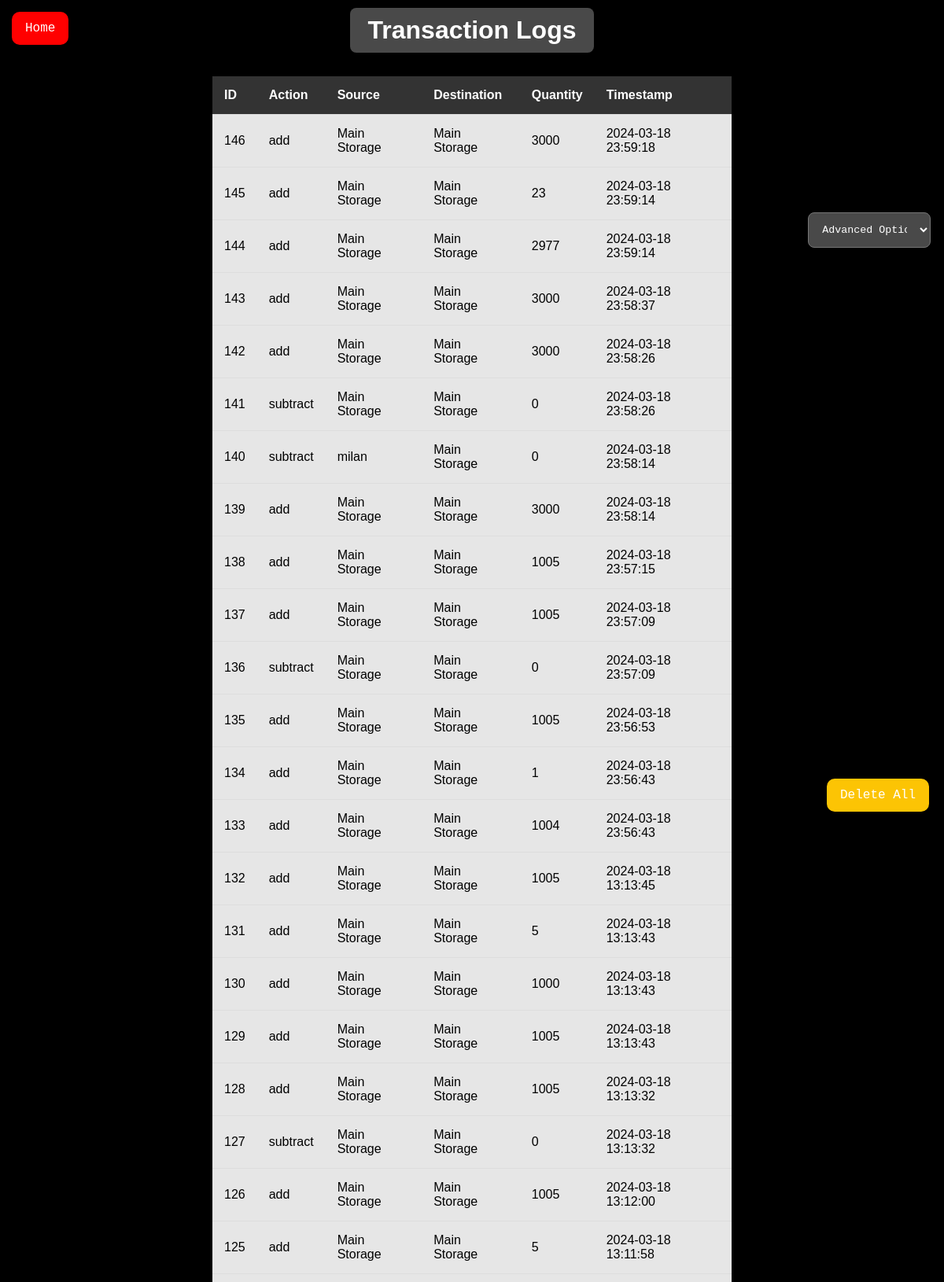
Screenshot of /transaction_logs (upper part) with the database file from the repository.
### app/models.py (models this page shows, shortened)
class TransactionLog(db.Model):
    __tablename__ = 'transaction_log'
    id = db.Column(db.Integer, primary_key=True)
    action_type = db.Column(db.String(50))  # 'add' or 'subtract'
    source_type = db.Column(db.String(50))  # 'partner' or 'small_storage'
    source_id = db.Column(db.Integer, nullable=True)  # ID of the source, if applicable
    destination_type = db.Column(db.String(50))  # 'main_storage'
    destination_id = db.Column(db.Integer, nullable=True)  # ID of the destination, if applicable
    quantity = db.Column(db.Integer)
    timestamp = db.Column(db.DateTime, default=datetime.utcnow)  # Use datetime.utcnow without ()
    transaction_logs = []

### app/routes.py (the view)
    @app.route('/transaction_logs')
    def transaction_logs():
     logs = TransactionLog.query.order_by(TransactionLog.timestamp.desc()).all()
     partners = {partner.id: partner.name for partner in Partner.query.all()}
     small_storages = {storage.id: storage.name for storage in SmallStorage.query.all()}
     local_tz = pytz.timezone('Europe/Berlin')
     for log in logs:
        if log.source_type == 'partner' and log.source_id in partners:
            log.source_name = partners[log.source_id]
        elif log.source_type == 'small_storage' and log.source_id in small_storages:
            log.source_name = small_storages[log.source_id]
        else:
            log.source_name = 'Main Storage'
        if log.destination_type == 'partner' and log.destination_id in partners:
            log.destination_name = partners[log.destination_id]
        elif log.destination_type == 'small_storage' and log.destination_id in small_storages:
            log.destination_name = small_storages[log.destination_id]
        else:
            log.destination_name = 'Main Storage'
        log.local_timestamp = log.timestamp.replace(tzinfo=pytz.utc).astimezone(local_tz)
     return render_template('transaction_logs.html', logs=logs)

### app/templates/transaction_logs.html (shortened to what this page needs)
<!DOCTYPE html>
<html lang="en">
<head>
</head>
<h1 class="card">Transaction Logs</h1>
<a href="{{ url_for('home') }}"><button class=" button-2 left-button-container">Home</button></a>
<div>
    <select class="select-1" onchange="navigateToPage(this.value)">
        <option value="" disabled selected>Advanced Options</option>
    </select>
</div>
<body>
    <div class="right-button-container">
        <button class="button-1" onclick="deleteAllTransactions()">Delete All</button>
    </div>
    <table>
        <thead>
            <tr>
                <th>ID</th>
                <th>Action</th>
                <th>Source</th>
                <th>Destination</th>
                <th>Quantity</th>
                <th>Timestamp</th>
            </tr>
        </thead>
        <tbody>
            <tr>
                {% for log in logs %}
                <td>{{ log.id }}</td>
                <td>{{ log.action_type }}</td>
                <td>{{ log.source_name }}</td>
                <td>{{ log.destination_name }}</td>
                <td>{{ log.quantity }}</td>
                <td>{{ log.local_timestamp.strftime('%Y-%m-%d %H:%M:%S') }}</td>
            </tr>
            {% endfor %}
        </tbody>
    </table>
</body>
</body>
</html>

### app/templates/transaction_logs.html (style rules this page uses)
body { margin: 0; padding: 0; background: fixed; background-color: #000000; height: 100vh; display: flex; flex-direction: column; align-items: center; color: #ffffff; font-family: Arial, monospace; }
.button-1 { padding: 10px 15px; background-color: #fcc404; color: #ffffff; border: 2px solid #fcc404; border-radius: 10px; cursor: pointer; transition: all 0.3s ease; font-size: 16px; font-family: monospace; }
.button-2 { margin: 5px; padding: 10px 15px; background-color: #ff0000; color: #ffffff; border: 2px solid #ff0000; border-radius: 10px; cursor: pointer; transition: all 0.3s ease; font-size: 16px; font-family: monospace; }
.left-button-container { position: fixed; top: 10px; left: 10px; display: flex; flex-direction: row; align-items: flex-start; }
.right-button-container { position: fixed; top: 11%; right: 19px; display: flex; flex-direction: row; align-items: flex-end; }
.card { background-color: #494949; margin: 10px; padding: 10px; text-align: center; width: 290px; border-radius: 8px; box-shadow: 0 4px 8px rgba(0, 0, 0, 0.1); }
table { width: 55%; border-collapse: collapse; margin-top: 20px; background-color: rgba(255, 255, 255, 0.9); box-shadow: 0 4px 8px rgba(0, 0, 0, 0.1); border-radius: 0px; color: #000000; }
th, td { padding: 15px; text-align: left; border-bottom: 1px solid #ddd; }
th { background-color: #333333; color: #ffffff; }
.select-1 { background-color: #494949; color: #ffffff; position: fixed; top: 3%; right: 1.4%; font-family: monospace; width: 13%; padding: 13px; border-radius: 8px; }

### rows the page displays
TransactionLog: id "146", action_type "add", source_name "Main Storage", destination_name "Main Storage", quantity "3000", local_timestamp "2024-03-18 23:59:18"
TransactionLog: id "145", action_type "add", source_name "Main Storage", destination_name "Main Storage", quantity "23", local_timestamp "2024-03-18 23:59:14"
TransactionLog: id "144", action_type "add", source_name "Main Storage", destination_name "Main Storage", quantity "2977", local_timestamp "2024-03-18 23:59:14"
TransactionLog: id "143", action_type "add", source_name "Main Storage", destination_name "Main Storage", quantity "3000", local_timestamp "2024-03-18 23:58:37"
TransactionLog: id "142", action_type "add", source_name "Main Storage", destination_name "Main Storage", quantity "3000", local_timestamp "2024-03-18 23:58:26"
TransactionLog: id "141", action_type "subtract", source_name "Main Storage", destination_name "Main Storage", quantity "0", local_timestamp "2024-03-18 23:58:26"
TransactionLog: id "140", action_type "subtract", source_name "milan", destination_name "Main Storage", quantity "0", local_timestamp "2024-03-18 23:58:14"
TransactionLog: id "139", action_type "add", source_name "Main Storage", destination_name "Main Storage", quantity "3000", local_timestamp "2024-03-18 23:58:14"
TransactionLog: id "138", action_type "add", source_name "Main Storage", destination_name "Main Storage", quantity "1005", local_timestamp "2024-03-18 23:57:15"
TransactionLog: id "137", action_type "add", source_name "Main Storage", destination_name "Main Storage", quantity "1005", local_timestamp "2024-03-18 23:57:09"
TransactionLog: id "136", action_type "subtract", source_name "Main Storage", destination_name "Main Storage", quantity "0", local_timestamp "2024-03-18 23:57:09"
TransactionLog: id "135", action_type "add", source_name "Main Storage", destination_name "Main Storage", quantity "1005", local_timestamp "2024-03-18 23:56:53"
TransactionLog: id "134", action_type "add", source_name "Main Storage", destination_name "Main Storage", quantity "1", local_timestamp "2024-03-18 23:56:43"
TransactionLog: id "133", action_type "add", source_name "Main Storage", destination_name "Main Storage", quantity "1004", local_timestamp "2024-03-18 23:56:43"
TransactionLog: id "132", action_type "add", source_name "Main Storage", destination_name "Main Storage", quantity "1005", local_timestamp "2024-03-18 13:13:45"
TransactionLog: id "131", action_type "add", source_name "Main Storage", destination_name "Main Storage", quantity "5", local_timestamp "2024-03-18 13:13:43"
TransactionLog: id "130", action_type "add", source_name "Main Storage", destination_name "Main Storage", quantity "1000", local_timestamp "2024-03-18 13:13:43"
TransactionLog: id "129", action_type "add", source_name "Main Storage", destination_name "Main Storage", quantity "1005", local_timestamp "2024-03-18 13:13:43"
TransactionLog: id "128", action_type "add", source_name "Main Storage", destination_name "Main Storage", quantity "1005", local_timestamp "2024-03-18 13:13:32"
TransactionLog: id "127", action_type "subtract", source_name "Main Storage", destination_name "Main Storage", quantity "0", local_timestamp "2024-03-18 13:13:32"
TransactionLog: id "126", action_type "add", source_name "Main Storage", destination_name "Main Storage", quantity "1005", local_timestamp "2024-03-18 13:12:00"
TransactionLog: id "125", action_type "add", source_name "Main Storage", destination_name "Main Storage", quantity "5", local_timestamp "2024-03-18 13:11:58"
